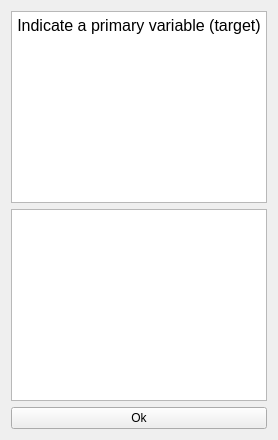
          <widget class="QWidget" name="tab_observational_variable">
           <attribute name="title">
            <string>Primary variable</string>
           </attribute>
           <layout class="QGridLayout" name="gridLayout_17">
            <item row="0" column="0">
             <widget class="QTextEdit" name="textEdit_observational_variable">
              <property name="readOnly">
               <bool>true</bool>
              </property>
              <property name="html">
               <string>&lt;!DOCTYPE HTML PUBLIC &quot;-//W3C//DTD HTML 4.0//EN&quot; &quot;http://www.w3.org/TR/REC-html40/strict.dtd&quot;&gt;
&lt;html&gt;&lt;head&gt;&lt;meta name=&quot;qrichtext&quot; content=&quot;1&quot; /&gt;&lt;meta charset=&quot;utf-8&quot; /&gt;&lt;style type=&quot;text/css&quot;&gt;
p, li { white-space: pre-wrap; }
hr { height: 1px; border-width: 0; }
li.unchecked::marker { content: &quot;\2610&quot;; }
li.checked::marker { content: &quot;\2612&quot;; }
&lt;/style&gt;&lt;/head&gt;&lt;body style=&quot; font-family:'Sans Serif'; font-size:9pt; font-weight:400; font-style:normal;&quot;&gt;
&lt;p align=&quot;center&quot; style=&quot; margin-top:0px; margin-bottom:0px; margin-left:0px; margin-right:0px; -qt-block-indent:0; text-indent:0px;&quot;&gt;&lt;span style=&quot; font-size:12pt;&quot;&gt;Indicate a primary variable (target)&lt;/span&gt;&lt;/p&gt;&lt;/body&gt;&lt;/html&gt;</string>
              </property>
             </widget>
            </item>
            <item row="2" column="0">
             <widget class="QPushButton" name="pushButton_observational_variable">
              <property name="text">
               <string>Ok</string>
              </property>
             </widget>
            </item>
            <item row="1" column="0">
             <widget class="QListWidget" name="listWidget_observational_variable"/>
            </item>
           </layout>
          </widget>
